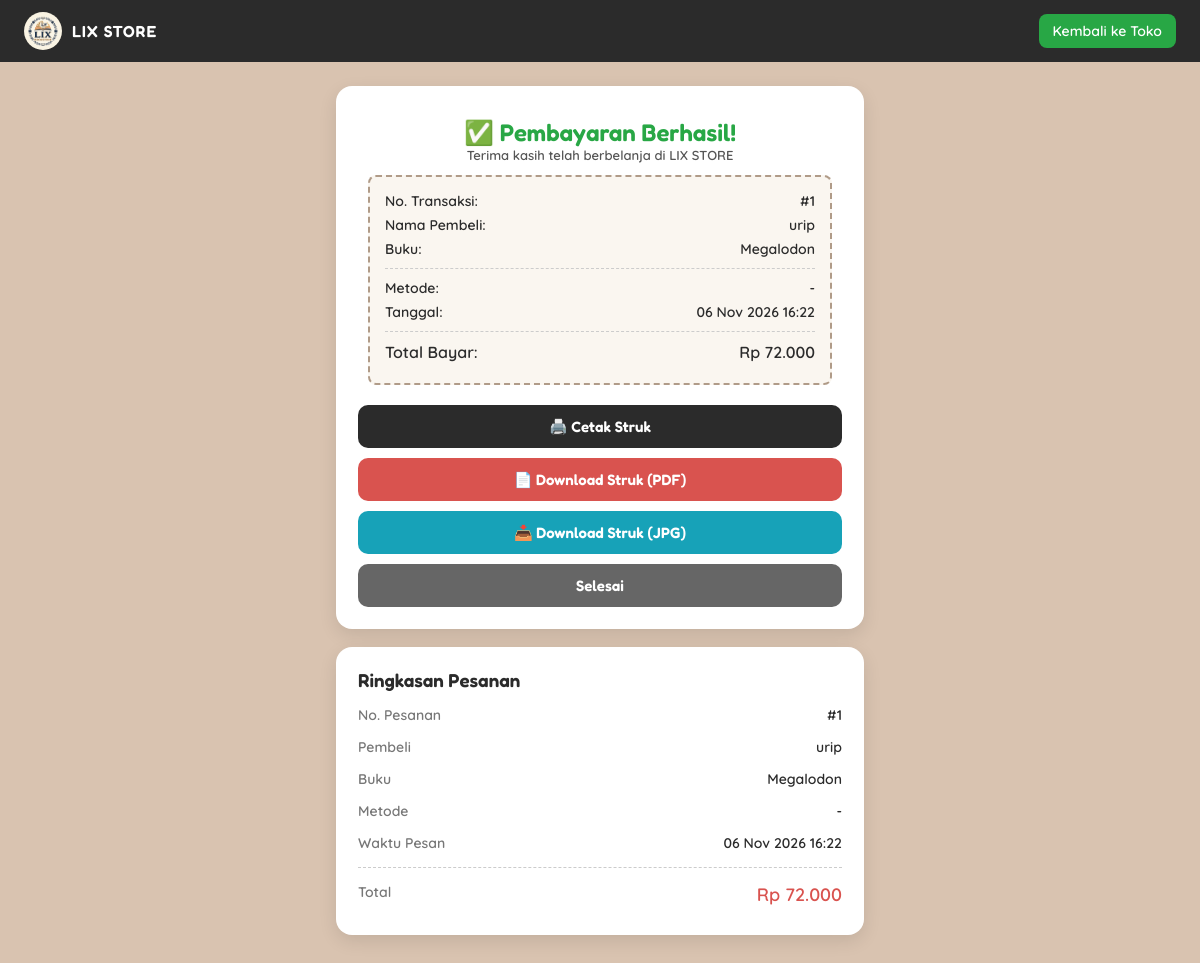
The app's page /user.php?id=1 (signed in) with its own data.
### tables this page shows
CREATE TABLE `pesanan` (
  `id` int(11) NOT NULL,
  `nama_pembeli` varchar(255) NOT NULL,
  `judul_buku` varchar(255) NOT NULL,
  `total` int(11) NOT NULL,
  `status` varchar(50) DEFAULT 'Pending',
  `approval_time` datetime DEFAULT NULL,
  `user_id` int(11) DEFAULT NULL,
  `metode_bayar` varchar(50) DEFAULT NULL,
  `bukti_transfer` varchar(255) DEFAULT NULL,
  `token` varchar(64) DEFAULT NULL,
  `created_at` datetime DEFAULT current_timestamp(),
  `nominal_transfer` int(11) DEFAULT NULL,
  `email` varchar(100) DEFAULT NULL,
  `no_telepon` varchar(30) DEFAULT NULL,
  `alamat` text DEFAULT NULL,
  `kode_transaksi` varchar(30) DEFAULT NULL,
  `dikirim_time` datetime DEFAULT NULL,
  `selesai_time` datetime DEFAULT NULL,
  `subtotal` int(11) DEFAULT NULL,
  `ppn` int(11) DEFAULT NULL,
  `ongkir` int(11) DEFAULT NULL,
  `no_resi_retur` varchar(50) DEFAULT NULL,
  `kurir_retur` varchar(50) DEFAULT NULL,
  `alasan_retur` varchar(255) DEFAULT NULL
);

### helper_pesanan.php (called while the page is built, shortened)
<?php
function ambil_pesanan_akses($conn, $id, $token = '') {
    $id = (int)$id;
    $stmt = mysqli_prepare($conn, "SELECT * FROM pesanan WHERE id = ? LIMIT 1");
    mysqli_stmt_bind_param($stmt, "i", $id);
    mysqli_stmt_execute($stmt);
    $row = mysqli_fetch_assoc(mysqli_stmt_get_result($stmt));
    if (($_SESSION['role'] ?? '') === 'admin') return $row;
    return null;
}

### user.php (the view, shortened to what this page needs)
<?php
include 'koneksi.php';
include 'helper_pesanan.php';
$id    = (int)($_GET['id'] ?? 0);
$token = trim($_GET['t'] ?? '');
$p     = ambil_pesanan_akses($conn, $id, $token);
$status   = strtolower(trim($p['status']));
$lunas    = ($status === 'approved' || $status === 'dikirim / selesai');
$metode   = $p['metode_bayar'] ?: '-';
$total_fmt = 'Rp ' . number_format($p['total'], 0, ',', '.');
$tgl      = !empty($p['created_at']) ? date('d M Y H:i', strtotime($p['created_at'])) : '-';
?>
<!DOCTYPE html>
<html lang="id">
<head>
</head>
<body>
    <div class="topbar">
        <div class="brand"><img src="logo.jpg" alt="logo"> LIX STORE</div>
        <a href="index.php">Kembali ke Toko</a>
    </div>
    <div class="wrap">
        <?php if ($lunas): ?>
        <div class="card">
            <div id="receipt-print-area" style="background:#fff; padding:10px; border-radius:8px; text-align:center;">
                <h2 style="color:#28a745;">✅ Pembayaran Berhasil!</h2>
                <p style="font-size:13px; color:#555; margin-bottom:5px;">Terima kasih telah berbelanja di LIX STORE</p>
                <div class="receipt-box" style="text-align:left;">
                    <div class="receipt-row"><span>No. Transaksi:</span> <b>#<?= $id; ?></b></div>
                    <div class="receipt-row"><span>Nama Pembeli:</span> <b><?= htmlspecialchars($p['nama_pembeli']); ?></b></div>
                    <div class="receipt-row"><span>Buku:</span> <b style="text-align:right;"><?= htmlspecialchars($p['judul_buku']); ?></b></div>
                    <div class="receipt-divider"></div>
                    <div class="receipt-row"><span>Metode:</span> <span><?= htmlspecialchars($metode); ?></span></div>
                    <div class="receipt-row"><span>Tanggal:</span> <span><?= $tgl; ?></span></div>
                    <div class="receipt-divider"></div>
                    <div class="receipt-row" style="font-size:16px; font-weight:bold;"><span>Total Bayar:</span> <span><?= $total_fmt; ?></span></div>
                </div>
            </div>
            <button class="btn" onclick="printReceipt()">🖨️ Cetak Struk</button>
            <button class="btn red" onclick="downloadReceiptPDF()">📄 Download Struk (PDF)</button>
            <button class="btn blue" onclick="downloadReceiptJPG()">📥 Download Struk (JPG)</button>
            <a class="btn grey" href="index.php">Selesai</a>
        </div>
        <?php endif; ?>
        <div class="card">
            <h3 style="margin-bottom:8px;">Ringkasan Pesanan</h3>
            <div class="row"><span>No. Pesanan</span><b>#<?= $id; ?></b></div>
            <div class="row"><span>Pembeli</span><b><?= htmlspecialchars($p['nama_pembeli']); ?></b></div>
            <div class="row"><span>Buku</span><b><?= htmlspecialchars($p['judul_buku']); ?></b></div>
            <div class="row"><span>Metode</span><b><?= htmlspecialchars($metode); ?></b></div>
            <div class="row"><span>Waktu Pesan</span><b><?= $tgl; ?></b></div>
            <div class="divider"></div>
            <div class="row"><span>Total</span><b class="total"><?= $total_fmt; ?></b></div>
        </div>
    </div>
</body>
</html>

### user.php (style rules this page uses)
* { box-sizing: border-box; margin: 0; padding: 0; font-family: 'Quicksand', sans-serif; font-weight: 600; }
h1, h2, h3, .btn { font-family: 'Fredoka', cursive; }
body { background: #D9C3B0; color: #2b2b2b; padding-bottom: 50px; }
.topbar { background: #2b2b2b; color: #fff; padding: 12px 24px; display: flex; align-items: center; justify-content: space-between; }
.brand { display: flex; align-items: center; gap: 10px; font-family: 'Fredoka', cursive; letter-spacing: 1px; }
.brand img { width: 38px; height: 38px; border-radius: 50%; object-fit: cover; }
.topbar a { color: #fff; text-decoration: none; background: #28a745; padding: 8px 14px; border-radius: 8px; font-size: 14px; }
.wrap { max-width: 560px; margin: 24px auto; padding: 0 16px; }
.card { background: #fff; border-radius: 16px; padding: 22px; margin-bottom: 18px; box-shadow: 0 6px 18px rgba(0,0,0,.1); }
.row { display: flex; justify-content: space-between; gap: 14px; padding: 7px 0; font-size: 14px; }
.row span:first-child { color: #777; flex-shrink: 0; }
.row b { text-align: right; }
.divider { border-top: 1px dashed #ccc; margin: 8px 0; }
.total { font-size: 18px; color: #d9534f; }
.btn { display: block; width: 100%; padding: 12px; border: none; border-radius: 10px; color: #fff; background: #2b2b2b; font-size: 15px; cursor: pointer; margin-top: 10px; text-align: center; text-decoration: none; }
.btn.red { background: #d9534f; }
.btn.blue { background: #17a2b8; }
.btn.grey { background: #666; }
.receipt-box { border: 2px dashed #B09B88; padding: 15px; background: #FAF6F0; border-radius: 8px; margin-top: 12px; font-size: 14px; }
.receipt-row { display: flex; justify-content: space-between; gap: 12px; margin-bottom: 6px; }
.receipt-divider { border-top: 1px dashed #ccc; margin: 10px 0; }

### records on screen
pesanan: nama_pembeli "urip", judul_buku "Megalodon", metode_bayar "-", created_at "06 Nov 2026 16:22", total "Rp 72.000"

### other values on screen
$id "1"
